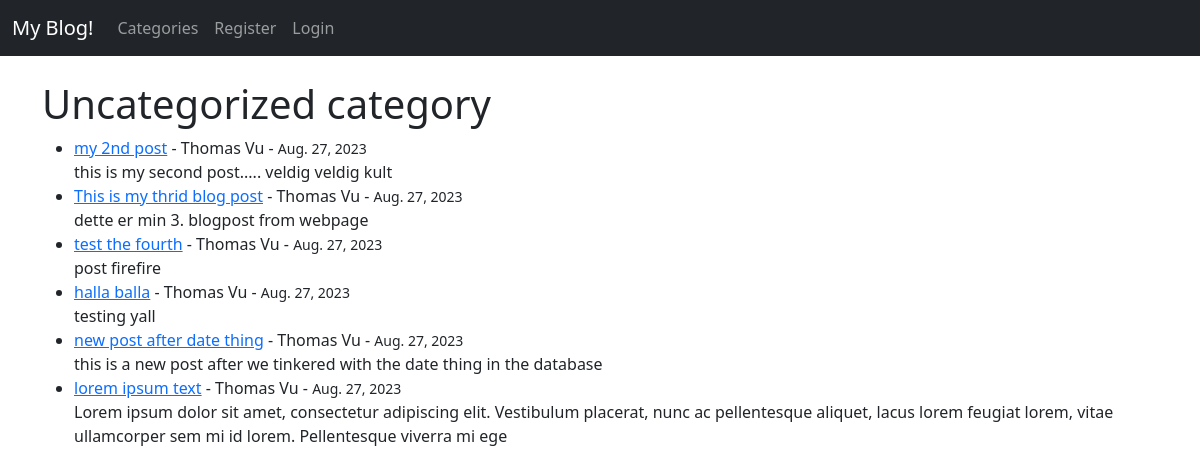
The page /category/uncategorized/ on the database its author committed.
### theblog/models.py (models this page shows, shortened)
class Post(models.Model):
    title = models.CharField(max_length=255)
    header_image = models.ImageField(null=True, blank=True, upload_to="images/")
    title_tag = models.CharField(max_length=255)
    author = models.ForeignKey(User, on_delete=models.CASCADE)
    body = RichTextField(blank=True, null=True)
    post_date = models.DateField(auto_now_add=True)
    category = models.CharField(max_length=255, default='uncategorized')
    snippet = models.CharField(max_length=255)
    likes = models.ManyToManyField(User, related_name='blog_posts')

### theblog/views.py (the view)
# urls.py: path('category/<str:cats>/', CategoryView, name="category"),
def CategoryView(request, cats):
    category_posts = Post.objects.filter(category=cats.replace('-', ' '))
    return render(request, 'categories.html', {'cats': cats.title().replace('-', ' '), 'category_posts':category_posts})

### theblog/templates/categories.html (shortened to what this page needs)
{% extends 'base.html' %}
{% block content %}
{% if category_posts %}
<h1>{{ cats }} category</h1>
<ul>
    {% for post in category_posts %}
    <li><a href="{% url 'article-detail' post.pk %}">{{ post.title }}</a> - {{ post.author.first_name }} {{ post.author.last_name }}
        - <small>{{ post.post_date }}</small>
        <br/>
    {{ post.body|slice:":200"|safe }} </li>
    {% endfor %}
</ul>
{% else %}
<h2>This page does not exists</h2>
{% endif %}
{% endblock %}

### rows shown on the page
Post: title "my 2nd post", author.first_name "Thomas", author.last_name "Vu", post_date "Aug. 27, 2023", body "this is my second post..... veldig veldig kult"
Post: title "This is my thrid blog post", author.first_name "Thomas", author.last_name "Vu", post_date "Aug. 27, 2023", body "dette er min 3. blogpost from webpage"
Post: title "test the fourth", author.first_name "Thomas", author.last_name "Vu", post_date "Aug. 27, 2023", body "post firefire"
Post: title "halla balla", author.first_name "Thomas", author.last_name "Vu", post_date "Aug. 27, 2023", body "testing yall"
Post: title "new post after date thing", author.first_name "Thomas", author.last_name "Vu", post_date "Aug. 27, 2023", body "this is a new post after we tinkered with the date thing in the database"
Post: title "lorem ipsum text", author.first_name "Thomas", author.last_name "Vu", post_date "Aug. 27, 2023", body "Lorem ipsum dolor sit amet, consectetur adipiscing elit. Vestibulum placerat, nunc ac pellentesque aliquet, lacus lorem feugiat lorem, vitae ullamcorper sem mi id lorem. Pellentesque viverra mi ege"

### other values the page prints
{{ cats }} "Uncategorized"
